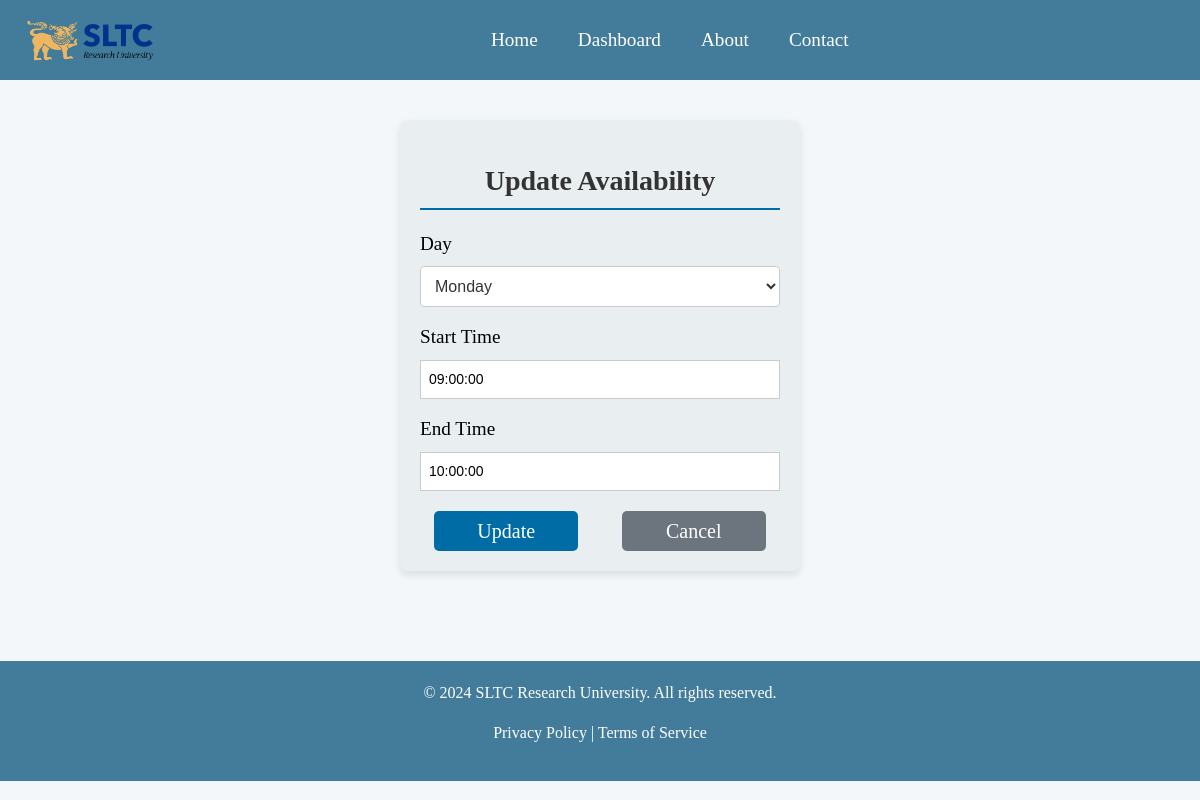
Screenshot of /lecturer/update-availability/1/ (signed in) with the database file from the repository.
### user/models.py (models this page shows, shortened)
class LecturerAvailability(models.Model):
    DAY_CHOICES = [
        (0, 'Monday'),
        (1, 'Tuesday'),
        (2, 'Wednesday'),
        (3, 'Thursday'),
        (4, 'Friday'),
        (5, 'Saturday'),
        (6, 'Sunday'),
    ]
    lecturer = models.ForeignKey(Lecturer, on_delete=models.CASCADE, related_name='availabilities')
    day = models.IntegerField(choices=DAY_CHOICES)
    start_time = models.TimeField(default=time(9, 0))
    end_time = models.TimeField(default=time(17, 0))
    class Meta:
        unique_together = ['lecturer', 'day']

### user/views.py (the view)
# urls.py: path('lecturer/update-availability/<int:availability_id>/', views.update_availability, name='update_availability'),
@login_required
def update_availability(request, availability_id):
    availability = get_object_or_404(LecturerAvailability, id=availability_id, lecturer=request.user.lecturer)
    if request.method == 'POST':
        form = LecturerAvailabilityUpdateForm(request.POST, instance=availability)
        if form.is_valid():
            form.save()
            generate_timetable(request.user.lecturer.Faculty)
            return redirect('lecturer_dashboard')
    else:
        form = LecturerAvailabilityUpdateForm(instance=availability)
    return render(request, 'lecturer/update_availability.html', {
        'form': form,
        'availability': availability
    })

### user/forms.py
class LecturerAvailabilityUpdateForm(forms.ModelForm):
    class Meta:
        model = LecturerAvailability
        fields = ['day', 'start_time', 'end_time']

### user/templates/lecturer/update_availability.html (shortened to what this page needs)
{% load static %}
<!DOCTYPE html>
<html lang="en">
<head>
    <link href="https://cdn.jsdelivr.net/npm/bootstrap@5.1.3/dist/css/bootstrap.min.css" rel="stylesheet">
</head>
<body>
    {% include "../header.html" %}
    <div class="container">
        <h2 class="mt-4">Update Availability</h2>
        <form method="post">
            <div class="mb-3">
                <label for="{{ form.day.id_for_label }}" class="form-label">Day</label>
                {{ form.day }}
            </div>
            <div class="mb-3">
                <label for="{{ form.start_time.id_for_label }}" class="form-label">Start Time</label>
                {{ form.start_time }}
            </div>
            <div class="mb-3">
                <label for="{{ form.end_time.id_for_label }}" class="form-label">End Time</label>
                {{ form.end_time }}
            </div>
            <div class="btn-container">
                <button type="submit" class="btn btn-primary">Update</button>
                <a href="{% url 'lecturer_dashboard' %}" class="btn btn-secondary">Cancel</a>
            </div>
        </form>
    </div>
    {% include "../footer.html" %}
</body>
</html>

### user/templates/lecturer/update_availability.html (style rules this page uses)
body { font-family: 'Arial', sans-serif; background-color: #f4f7f9; color: #333; }
.container { max-width: 400px; margin: 40px auto; padding: 20px; background-color: #e9eef1; border-radius: 8px; box-shadow: 0 4px 8px rgba(0, 0, 0, 0.1); box-sizing: border-box; }
h2 { font-size: 28px; margin-bottom: 20px; text-align: center; color: #333; font-family: 'Times New Roman', Times, serif; font-weight: bold; border-bottom: 2px solid #006ca5; padding-bottom: 10px; }
.form-label { font-family: 'Times New Roman', Times, serif; font-weight: 500; font-size: larger; margin-bottom: 8px; display: block; color: #000000; }
.btn-primary { background-color: #006ca5; color: #ffffff; padding: 5px; border-radius: 5px; font-size: 20px; font-weight: 500; border: none; cursor: pointer; transition: background-color 0.3s, border-color 0.3s; width: 40%; text-align: center; display: block; margin: 0 auto; font-family: 'Times New Roman', Times, serif; }
.btn-secondary { background-color: #6c757d; color: #ffffff; padding: 5px; border-radius: 5px; font-size: 20px; font-weight: 500; border: none; cursor: pointer; transition: background-color 0.3s, border-color 0.3s; width: 40%; text-align: center; display: block; margin: 0 auto; font-family: 'Times New Roman', Times, serif; }
.btn-container { display: flex; justify-content: center; gap: 15px; margin-top: 20px; }
input { width: 360px; padding: 8px; font-size: 14px; border: 1px solid rgb(202, 202, 202); }
select { width: 100%; padding: 10px; font-size: 16px; color: #333; border: 1px solid rgb(202, 202, 202); border-radius: 4px; background-color: #ffffff; }

### user/templates/header.html (style rules this page uses)
body { margin: 0; font-family: Arial, sans-serif; }

### user/templates/footer.html (style rules this page uses)
body { margin: 0; font-family: Arial, sans-serif; }

### rows the page displays
LecturerAvailability: day "Monday", start_time "09:00:00", end_time "10:00:00"
